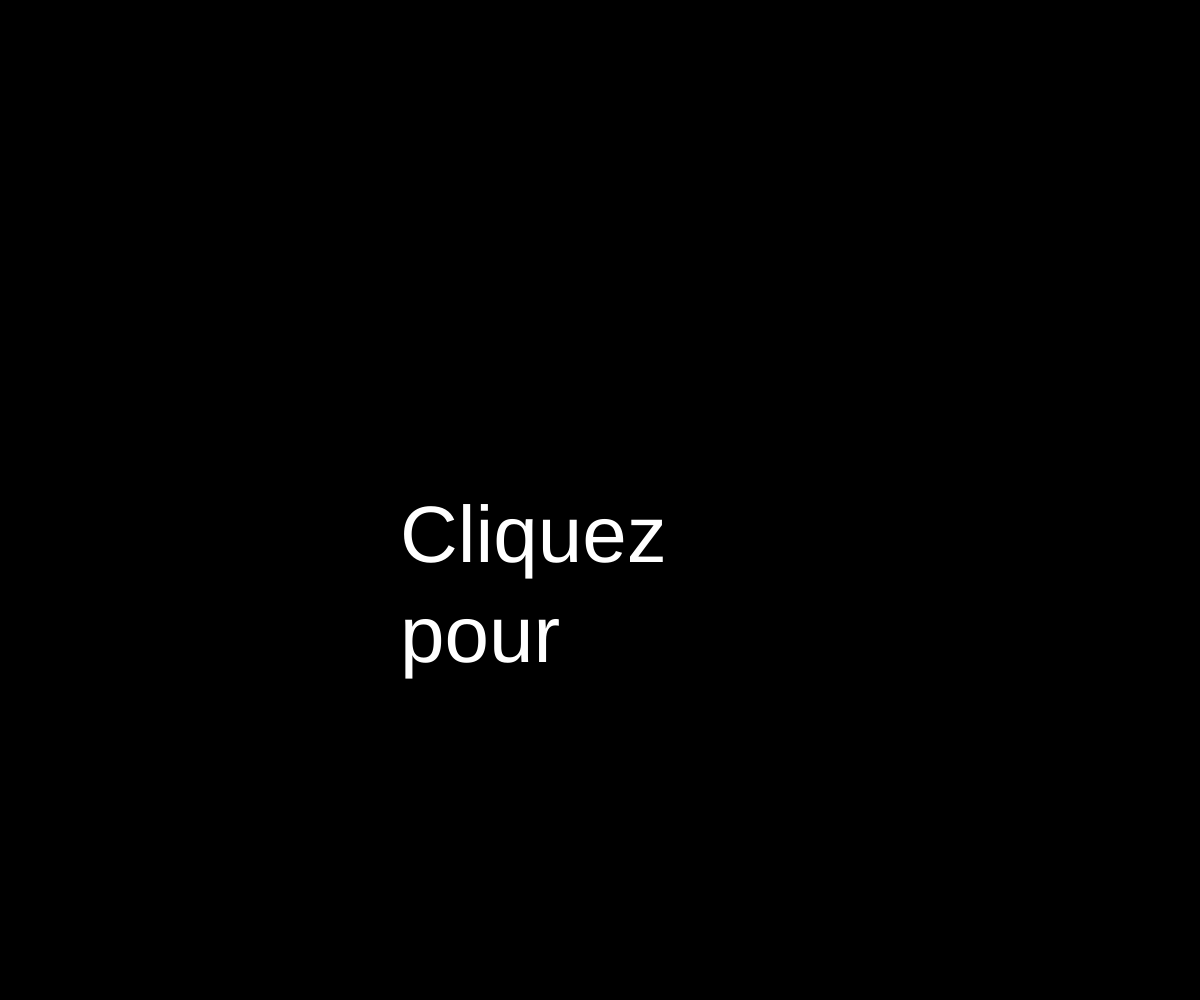
Frame 1 (no input)
Frame 60 (no input): identical to frame 1, image omitted
Frame 120 (the mouse pressed at the canvas centre since frame 60): identical to frame 1, image omitted

The p5.js sketch that drew this single still picture (run headless with seeded random() and noise() and a simulated clock; from frame 60 on, the mouse is pressed at the canvas centre):

// p5.js sketch
// ── sketch.js
var snowflakes = [];
var numParticles = 100;
var mrSnow;
var missChara;
var time = 0;

var scenes = 0;
var isQuestion = false;
var points = 0;
var end = 0;

var interimAlpha = 100;

var questionPlusXmin;
var questionPlusXmax;
var questionMinusXmin ;
var questionMinusXmax ;
var questionYmin;
var questionYmax ;
var fadeOutTime = 60;
var animation1;
var animation2;
var animation3;

function setup() {
  // put setup code here
  createCanvas(windowWidth,windowHeight);
  background(0);
  frameRate(30);
  for (let i =0; i<numParticles; i++){
    snowflakes.push(new Snowflake());
  }
  mrSnow = new MrSnow();
  missChara = new MissChara();

  questionPlusXmin = width/2-width*0.15;
  questionPlusXmax = width/2;
  questionMinusXmin =  width/2+15;
  questionMinusXmax = width/2+width*0.15+15;
  questionYmin = height*0.25;
  questionYmax = height*0.25+height/5;

}


function draw() {

  if (scenes ==0){
    startScreen();
  }
  if (scenes==1){
    reveil();
  } else if (scenes==2){
    interm1();
  } else if (scenes == 3){
    rencontre();
  }else if (scenes == 4){
    intem2();
  } else if (scenes == 5){
    questionement();
  } else if (scenes == 6){
    intem3();
  } else if (scenes == 7){
    retour();
  } else if (scenes == 8){
    final();
  }
}

function windowResized() {
  resizeCanvas(windowWidth, windowHeight);
}

function addSnow(){
  for (let i =0; i<50; i++){
    snowflakes.push(new Snowflake());
  }
}
//scenes = 0
function startScreen(){
  background(0);
  fill(255);
  textSize(height*0.08);
  text("Cliquez pour commencer.", width/3,height/2,width/3, height/4);
}


var scene1TextNum = 0;
var scene1Text = ["Encore… ",
"Chaque matin la même chose.",
"Le même réveil.",
"Le même vide et la même sensation.",
"Comme une pulsation.",
"C'est comme si mes sens ne répondaient plus.",
"Ma perception entière est une oscillation scintillante.",
"Je ne suis plus que pulsation.",
"Une fois de plus la neige tombe.",
"La neige me procure une sensation:",
"Il y a toujours une part d'inconnu, comme si je partageai ma conscience avec le chaos.",
"Cette situation m'apparaît de plus en plus:"];
var scene1IsClickable = false;
//scene = 1
function reveil(){
  if (scene1TextNum==12){
    scene1IsClickable = false;
    scenes = 2;
    time = 0;
    animation1 = new anim1(points);
    addSnow();
  } else{

  background(0);
  if (time<200){
    fill(255,time+55);
    textFont("Courrier");
    textSize(height*0.04);
    text("Instant cherche éternité pour former un nouvel espace.", width/3,height/2,width/3, height/4);
    time+=1;
  } else{
  scene1IsClickable = true;


    textbox("Mademoiselle Kara:",scene1Text[scene1TextNum]);

  if  (scene1TextNum >= 4){
    missChara.update();
    missChara.display();
  }
  if (scene1TextNum>7){
    for (let i =0; i<snowflakes.length; i++){
      snowflakes[i].update();
      snowflakes[i].display();
    }
  }
  if(scene1TextNum==9){
    isQuestion = true;
    quest("de bien-être", "glaçante");
  } else if  (scene1TextNum==11){
      isQuestion = true;
      quest("accueillante", "chaleureuse");
    }


}
}
}



var scene2TextNum = 0;
var scene2Text =[
"Je sais qu'il ne va tarder.",
"Il revient toujours.",
"Sa présence dans cette pénombre me rassure et me réconforte.",
"J'appréhende ce moment et aimerai pouvoir m'enfuir une fois pour toute."
];
var scene2IsClickable = false;
//scene = 2
function interm1(){
  if (scene2TextNum>=3){
    scenes = 3;
    time = 0;
    missChara.amp += 10;
    missChara.pulseFrequency+=0.05;
    missChara.isNoisy = true;
  } else{
  if (time<fadeOutTime){
    background(0,15);
    time+=1;
  } else{

    background(0,interimAlpha);
    animation1.update();
    animation1.display();
    scene2IsClickable = true;
    if (scene2TextNum<2){
      textbox("Mademoiselle Kara:",scene2Text[scene2TextNum]);
  } else if (points>=0){
    textbox("Mademoiselle Kara:",scene2Text[2]);
  } else {
    textbox("Mademoiselle Kara:",scene2Text[3]);
  }
  }
}
}

var scene3TextNum = 0;
var scene3Text =[
"Le revoilà.",
"Je ne sais même pas si il a un nom. Mais j'avais décidé de l'appeler Yuki.",
"Il semble que tu ne puisses pas te passer de moi.",
"Cette neige ne semble pas vouloir s'arrêter.",
"Ecoute, nous ferons mieux de résonner ensemble.",
"Dis moi comment te sens-tu?",
"Crois tu vraiment que tous cela peux continuer.",
"Il va bien falloir que tu trouves une solution.",
"Souviens toi de ce matin d'hiver.",
"Qu'a t-il pu se passer pour que tu ne puisses plus échapper à ta propre âme?",
"Dis-moi ce que tu ressens?"
]
var scene3IsClickable = false;
//scene = 3
function rencontre(){
  if (scene3TextNum>=11){
    scenes = 4;
    time = 0;
    animation2 = new anim2(points);
    addSnow();
  } else{

  if (time<fadeOutTime){
    background(0,15);
    time+=1;
  } else{
    background(0);
    missChara.update();
    missChara.display();
    for (let i =0; i<snowflakes.length; i++){
      snowflakes[i].update();
      snowflakes[i].display();
    }
    scene3IsClickable = true;
    if (scene3TextNum<2){


      textbox("Mademoiselle Kara:",scene3Text[scene3TextNum]);
    } else{
      mrSnow.display();
      textbox("Yuki:",scene3Text[scene3TextNum]);
      if(scene3TextNum==5){
        isQuestion = true;
        quest("content de te revoir", "confus");
      } else if(scene3TextNum==10){
        isQuestion = true;
        quest("du réconfort", "un vide profond");
      }
    }
  }
}
}




var scene4TextNum = 0;
var scene4Text =[
  "Pourquoi cela m'arrive toujours à moi?" ,
  "Suis-je seul dans mon propre monde?",
  "Heureusement que Yuki est là. Grâce à lui, je pense pouvoir résoudre ce mystère.",
  "J'appréhende ce moment et aimerai pouvoir m'enfuir une fois pour toute.",
  "Je crois de moins en moins que cette expérience m'apportera quoi que ce soit."
];
var scene4IsClickable = false;

//scene = 4
function intem2(){
  if (scene4TextNum>=3){
    scenes = 5;
    time = 0;
    missChara.amp += 10;
    missChara.octave += 1;
    missChara.pulseFrequency+=0.05;
  } else{
  if (time<fadeOutTime){
    background(0,15);
    time+=1;
  } else{

    background(0,100);
    animation2.update();
    animation2.display();
    scene4IsClickable = true;
    if (scene4TextNum<2){
      textbox("Mademoiselle Kara:",scene4Text[scene4TextNum]);
  } else if (points>0){
    textbox("Mademoiselle Kara:",scene4Text[2]);
  } else if (points<0){
    textbox("Mademoiselle Kara:",scene4Text[3]);
  } else {
    textbox("Mademoiselle Kara:",scene4Text[4]);
  }
  }
  }
}

var scene5TextNum = 0;
var scene5Text =[
  "Si je ressens ces pulsations, c'est que je dois forcement être:",
  "Chaque jour je me plis à la conformité. Je vis le rêve des autres.",
  "Comme si ma réalité se diffuse peu à peu comme ces flocons de neige qui vagabondent.",
  "Comment pourrai-je connaître ma propre réalité?",
  "Suis je bien plus qu'un désir ou ne suis-je que les sensations qui m'animent?",
  "Yuki, es tu parti?",
  "Je suis que tu reviendra.",
  "Il faut absolument que je:"
];
var scene5IsClickable = false;
//scene = 5
function questionement(){
  if (scene5TextNum>=8){
    scenes = 6;
    time = 0;
    animation3 = new anim3(points);
    addSnow();
  } else{

  if (time<fadeOutTime){
    background(0,15);
    time+=1;
  } else{
    background(0);
    missChara.update();
    missChara.display();
    for (let i =0; i<snowflakes.length; i++){
      snowflakes[i].update();
      snowflakes[i].display();
    }
    scene5IsClickable = true;


      textbox("Mademoiselle Kara:",scene5Text[scene5TextNum]);
      if(scene5TextNum==0){
        isQuestion = true;
        quest("dans un rêve", "dans une réalité");
      } else if(scene5TextNum==7){
        isQuestion = true;
        quest("reste dans cet état", "me réveille");
      }

    }
  }
}

var scene6TextNum = 0;
var scene6Text =[
  "Pourquoi cela m'arrive toujours à moi?" ,
  "Suis-je seul dans mon propre monde?",
  "Comment le néant peut-il continuer à me poursuivre de cette façon.",
  "Ai-je bien mérité tout cela?",
  "Yuki va revenir. Il me manque déjà. Est-il vrai que nous pouvons nous unir?",
  "Yuki va revenir. Je lui fais de moins en moins confiance.",
  "Je veux me réveiller."
];
var scene6IsClickable = false;

//scene = 6
function intem3(){
  if (scene6TextNum>=3){
    scenes = 7;
    time = 0;
    missChara.amp += 10;
    missChara.octave += 1;
    missChara.pulseFrequency+=0.05;
  } else{
  if (time<fadeOutTime){
    background(0,15);

    time+=1;
  } else{

    background(0,interimAlpha);
    animation3.update();
    animation3.display();
    scene6IsClickable = true;
    if (scene6TextNum<2){
      textbox("Mademoiselle Kara:",scene6Text[scene6TextNum]);
  } else if (points>1){
    textbox("Mademoiselle Kara:",scene6Text[2]);
  } else if (points<-1){
    textbox("Mademoiselle Kara:",scene6Text[3]);
  } else {
    textbox("Mademoiselle Kara:",scene6Text[4]);
  }
  }
  }
}

var scene7TextNum = 0;
var scene7Text =[
  "Nous ne changerons pas.",
  "Es-tu enfin prêt m'accepter et à t'accepter?",
  "Tu ne crois pas en moi.",
  "Ne suis-je vraiment que nuisance pour toi?",
  "Il va falloir faire un choix.",
  "Es tu prêt à croire en nous?"
];
var scene7IsClickable = false;
//scene = 7
function retour(){
  if (scene7TextNum>=2){
    scenes = 8;
    time = 0;
  } else{

  if (time<fadeOutTime){
    background(0,15);
    time+=1;
  } else{
    background(0);
    missChara.update();
    missChara.display();
    mrSnow.display();
    for (let i =0; i<snowflakes.length; i++){
      snowflakes[i].update();
      snowflakes[i].display();
    }
    scene7IsClickable = true;
      if(points>1){
        textbox("Yuki:",scene7Text[scene7TextNum]);
        if(scene7TextNum==1){
          isQuestion = true;
          quest("Oui", "Non");
        }
      } else if(points<-1){
        if (scene7TextNum==0){
        textbox("Yuki:",scene7Text[2]);
      } else {
          textbox("Yuki:",scene7Text[3]);
          isQuestion = true;
          quest("Oui", "Non");
        }
      } else {
        if (scene7TextNum==0){
        textbox("Yuki:",scene7Text[4]);
      } else {
          textbox("Yuki:",scene7Text[5]);
          isQuestion = true;
          quest("Oui", "Non");
        }
      }

    }
  }
}

//scene = 8
function final(){
  if (time<fadeOutTime){
    background(0,15);

  } else if (time<4*fadeOutTime) {

    if (end==0){//fusion
      background(0);
      textbox("","Nous resterons ensemble pour un instant éternel.");
      finalPositive();
      missChara.update();
      missChara.display();
      mrSnow.display();
    } else if (end == 1){//neutral
      background(0,15);

      if(time%10==0){

        noStroke();
        let w = random(width/10,width/2);
        for (let i = 0;i<10;i++){
        fill(25*i);
        ellipse(width/2,height/2, w+3*(10-i));
      }
    }

      textbox("","Ceci n'est qu'un rêve, je peux enfin me réveiller.");
    }else{//destruction
      background(0,3);

      mrSnow.speak = false;
      finalNegative();
      mrSnow.display();

      textbox("","Cela ne peut plus durer. Tu dois partir Yuki, je ne veux plus te revoir.");
    }
  } else if (time<5*fadeOutTime){
    background(0,15);

  }else {
    background(0);
    fill(255);
    textSize(height*0.1);
    text("Fin", width/2,height/2);

  }
  time+=1;
}

var numOfAdd = 0;
function finalNegative(){

  mrSnow.position = createVector(width/2,height/3);
  mrSnow.w = height/40;
  mrSnow.h = height/20;

  for (let j = 0;j<numOfAdd;j++){
    mrSnow.w*=0.95;
    mrSnow.h *= 0.95;
  }
  numOfAdd +=1;

}

function finalPositive(){
  missChara.originalPos[0]= createVector(width/2,height/3);
  for(let i = 1; i<missChara.positions.length; i++){
    let x = width/2+100*cos(i*PI/3);
    let y = height/3+100*sin(i*PI/3);
    missChara.originalPos[i]= createVector(x,y);

  }
  missChara.maxAlpha = 70;
  missChara.isNoisy = true;
  mrSnow.position = createVector(width/2,height/3);
}




function mouseClicked(){
  if (scenes == 0) scenes+=1;
  if (scenes == 1 && scene1IsClickable && !isQuestion) scene1TextNum+=1;
  if (scenes == 2 && scene2IsClickable && !isQuestion) scene2TextNum+=1;
  if (scenes == 3 && scene3IsClickable && !isQuestion) scene3TextNum+=1;
  if (scenes == 4 && scene4IsClickable && !isQuestion) scene4TextNum+=1;
  if (scenes == 5 && scene5IsClickable && !isQuestion) scene5TextNum+=1;
  if (scenes == 6 && scene6IsClickable && !isQuestion) scene6TextNum+=1;
  if (scenes == 7 && scene7IsClickable && !isQuestion) scene7TextNum+=1;
  if (isQuestion){
    if (mouseX > questionPlusXmin&& mouseX < questionPlusXmax &&
       mouseY > questionYmin && mouseY< questionYmax){
      if (scenes == 7) {
        scene7TextNum+=1;
        if (points>1) {
          end=0;
        } else if (points<-1) {
          end=1;
        }else {
          end=0;
        }
      }
      points+=1;
      isQuestion = false;
      if (scenes == 1) scene1TextNum+=1;
      if (scenes == 3) scene3TextNum+=1;
      if (scenes == 5) scene5TextNum+=1;

    }else if (mouseX > questionMinusXmin&& mouseX < questionMinusXmax &&
       mouseY > questionYmin && mouseY< questionYmax){
         if (scenes == 7) {
           scene7TextNum+=1;
           if (points>1) {
             end=1;
           } else if (points<-1) {
             end=2;
           }else {
             end=2;
           }
         }
      points-=1;
      isQuestion = false;
      if (scenes == 1) scene1TextNum+=1;
      if (scenes == 3) scene3TextNum+=1;
      if (scenes == 5) scene5TextNum+=1;

  }
}
}


//Question
function quest(option1, option2){
  let y = height*0.25;
  let x = width/2;
  let w = width*0.15;
  let h = height*0.15;
  fill(120);
  rect(x-w-5,y-5,w+10, h+10,20);
  rect(x+15-5,y-5,w+10, h+10,20);
  if (mouseX>x-w && mouseX<x && mouseY>y &&mouseY<y+h){
    fill(155);
  } else {
    fill(0);
  }
  rect(x-w,y,w, h,20);
  if (mouseX>x+15 && mouseX<x+w+15 && mouseY>y &&mouseY<y+h){
    fill(155);
  } else {
    fill(0);
  }
  rect(x+15,y,w, h,20);
  fill(255);
  textFont('Arial');
  textSize(h*0.2);
  text(option1, x-w+10, y+10, w-20, h-20);
  text(option2, x+15+10, y+10, w-20, h-20);
}


//textbox
function textbox(n, t){
  rectMode(CORNER);
  fill(255);
  let x = width*0.29;
  let y = height*0.65;
  let w = width*0.45 ;
  let h = height/4;

  rect(x-5,y-5,w+10, h+10,20);

  fill(0);
  rect(x,y,w, h,20);
  fill(255);
  textFont('Arial');
  textSize(h*0.2);
  text(n, x+10, y+10, w-20, h-20);
  fill(255);
  textFont("Courrier");
  textSize(h*0.15);
  text(t, x+10, y+52, w-20, h-20);
}



//Mademoiselle Kara
var MissChara = function(){
  this.positions = [];
  this.positions.push(createVector(width/5,height/2));
  this.originalPos = [];
  this.originalPos.push(createVector(width/5,height/2));
  this.sizes = [];
  this.sizes.push(15);
  for (let i=1;i<7;i++){
    this.sizes.push(15);
    let x = width/5+100*cos(i*PI/3);
    let y = height/2+100*sin(i*PI/3);
    this.positions.push(createVector(x,y));
    this.originalPos.push(createVector(x,y));
  }
  this.isNoisy = false;
  this.amp = 0;
  this.syncInPulse = 1;
  this.pulseFrequency = 0.2;
  this.octave = 7;
  this.t = 0;
  this.maxAlpha = 200;
}

MissChara.prototype.update = function(){
  if (this.isNoisy){
for(let i = 0; i<this.positions.length; i++){

  this.positions[i].x = this.originalPos[i].x+ this.amp*(2*noise(this.t/100 + i)-1);
  this.positions[i].y = this.originalPos[i].y + this.amp*(2*noise(this.t/100+i*2)-1);
  }
}

  this.t+=1;
}

MissChara.prototype.display = function(){
fill(255,50*sin(this.t*this.pulseFrequency)+this.maxAlpha);
ellipse(this.positions[0].x,this.positions[0].y,this.sizes[0],this.sizes[0]*1.2);
for(let i = 1; i<this.positions.length; i++){
  if (scenes ==1){
    strokeWeight(5 +4*sin(sin(this.t/2*this.pulseFrequency)));
    stroke(255,70*sin(this.t/2*this.pulseFrequency)+this.maxAlpha);
  } else{
    strokeWeight(5 +4*sin(sin(i*this.t/this.octave*this.pulseFrequency)));
    stroke(255,70*sin(i*this.t/this.octave*this.pulseFrequency)+this.maxAlpha);
  }
  line(this.positions[0].x,this.positions[0].y,this.positions[i].x,this.positions[i].y );
  if( i<this.positions.length-1){
    line(this.positions[i+1].x,this.positions[i+1].y,this.positions[i].x,this.positions[i].y );
  }
  noStroke();
  ellipse(this.positions[i].x,this.positions[i].y,this.sizes[i]);
  }
    strokeWeight(5 +4*sin(sin(this.t/2*this.pulseFrequency)));
    stroke(255,70*sin(this.t/2*this.pulseFrequency)+this.maxAlpha);

  line(this.positions[this.positions.length-1].x,this.positions[this.positions.length-1].y,
   this.positions[1].x,this.positions[1].y );
   noStroke();
}

//Mr. Snow
var MrSnow = function(){
  this.position = createVector(width/5*4,height/3);
  this.w = height/40;
  this.h = height/20;
  this.t = 0;
  this.pulseFrequency = TWO_PI*0.5;
  this.alphaFactor = 18;
  this.speak = true;
}

MrSnow.prototype.display= function(){
noStroke();
rectMode(CENTER);
if(this.speak){
fill(255,this.alphaFactor*10*sin(this.pulseFrequency*this.t));
} else{
  fill(0);
}
rect(this.position.x,this.position.y,this.w,this.h);
  for (let i = 1 ;i<10;i++){
    fill(255,this.alphaFactor*(9-i)*noise(this.t/10+i*0.007));
    rect(this.position.x+i*this.w,this.position.y,this.w,this.h*i);
    rect(this.position.x-i*this.w,this.position.y,this.w,this.h*i);
    rect(this.position.x,this.position.y+i*this.w+this.h/2,this.h*i+this.w,this.h);
    rect(this.position.x,this.position.y-i*this.w-this.h/2,this.h*i+this.w,this.h);
  }
  this.t += 0.1;
}


//individual snowflake function
var Snowflake = function(){
  this.acceleration = createVector(0, random(0.03, 0.07));
  this.velocity = createVector(0, random(0.5, 1));
  this.size = this.acceleration.y*this.acceleration.y*2000;
  this.position = createVector(random(0,width),random(-this.size,-200));
  this.wind = false;
  this.t = random(0,100);
  this.transparency = random(1,100);
  this.windStrength = createVector(0.1,0);
}

Snowflake.prototype.ChangeWind= function(){
    this.wind = !this.wind;
}

Snowflake.prototype.update= function(){
  //adds gravity
  this.velocity.add(this.acceleration);
  //adds wind
  if (this.wind){
    this.velocity.add(this.windStrength);
  }

  //adds random motion
  this.position.add(this.velocity);
  if(this.position.y>height+1.5*this.size){
    this.reset();
  }
  this.position.x += this.size*(noise(this.t)-0.5);
  this.position.y += 10*(noise(this.t)-0.5);
  this.t+=0.01;
}

Snowflake.prototype.display= function(){
  noStroke();
  fill(255,this.transparency);
  ellipse(this.position.x,this.position.y,this.size);

}

Snowflake.prototype.reset = function(){
  this.acceleration = createVector(0, random(0.03, 0.07));
  this.velocity = createVector(0, random(0.5, 1));
  this.size = this.acceleration.y*this.acceleration.y*2000;
  this.position = createVector(random(0,width),random(-10,-60));
  this.wind = false;
  this.t = random(0,100);
  this.transparency = random(1,100);
  this.windStrength = createVector(0,0);
}

var anim1 = function(points){
  this.points = points;
  this.t = 0;
	this.current = 0;
  this.num = 7;
  this.pos = [];
	this.center = createVector(width/2,height/3);
  this.radius = height/5;
  for (let i =0;i<this.num;i++){
    if (points<0){
      this.pos.push(createVector(this.center.x,this.center.y));
    } else {
      let angle = TWO_PI * i/this.num;
      this.pos.push(createVector(this.center.x+this.radius*cos(angle),
								 this.center.y+this.radius*sin(angle)));
    }
  }
	this.size = width/30;

	this.finished = false;
	this.pulseTime = 0;
}

anim1.prototype.update = function () {
	let angle = TWO_PI * this.current/this.num;
  if (this.points<0){
	this.pos[this.current] =
		createVector(this.center.x+this.radius*cos(angle)*this.t*this.t*this.t,
								 this.center.y+this.radius*sin(angle)*this.t*this.t*this.t);
  } else {
    this.pos[this.current] =
      createVector(this.center.x+this.radius*cos(angle)*(1-this.t*this.t*this.t),
                   this.center.y+this.radius*sin(angle)*(1-this.t*this.t*this.t));
  }
	if(this.t<1){
		this.t+=0.03;
	} else{


		if(this.current<this.num-1){
			//this.finished = true;
			this.t=0;
			this.current+=1;
		}
	}
};

anim1.prototype.display = function () {
	if(!this.finished){
	 for (let i =0;i<=this.current;i++){
		fill(255,100+55*(2*cos((i+1)*this.pulseTime))+1);
		 rectMode(CENTER);
    rect(this.pos[i].x, this.pos[i].y,this.size,this.size);
  }
	this.pulseTime +=0.01;
	}
};

var anim2 = function(points){
  this.points = points;
  this.t = 0;
	this.current = 0;
  this.num = 7;
  this.pos = [];
	this.center = createVector(width/2,height/3);
  this.radius = [];
	this.size = width/30;
  for (let i =0;i<this.num;i++){
		this.radius.push(0);
		if (this.points==0){
			this.pos.push(createVector(this.center.x+(i-this.num/2)*(this.size), this.center.y));
		} else {
      this.pos.push(createVector(this.center.x, this.center.y));
		}
  }

	this.finished = false;
	this.pulseTime = 0;
	this.alphaTime = 0;
}

var anim2 = function(points){
  this.points = points;
  this.t = 0;
	this.current = 0;
  this.num = 7;
  this.pos = [];
	this.center = createVector(width/2,height/3);
  this.radius = [];
	this.size = width/30;
  for (let i =0;i<this.num;i++){
		this.radius.push(0);
		if (this.points==0){
			this.pos.push(createVector(this.center.x+(i-this.num/2)*(this.size), this.center.y));
		} else {
      this.pos.push(createVector(this.center.x, this.center.y));
		}
  }

	this.finished = false;
	this.pulseTime = 0;
	this.alphaTime = 0;
}

anim2.prototype.update = function () {
	let angle = TWO_PI * this.current/this.num;
  if (this.points>0){
		this.radius[this.current] = height/5*this.t;
    this.pos[this.current] =
			createVector(this.center.x+cos(TWO_PI*this.t*2)*this.radius[this.current],
                   this.center.y+sin(TWO_PI*this.t*2)*this.radius[this.current]);
	}
	if(this.t<1){
		this.t+=0.02;
	} else{


		if(this.current<this.num-1){
			//this.finished = true;
			this.t=0;
			this.current+=1;
		}
	}
	for (let i =0;i<=this.current;i++){
		if (this.points>0){
    this.pos[i].x+=(2*noise(this.pulseTime+i*10)-1)/2;
		this.pos[i].y+=(2*noise(this.pulseTime+i)-1)/2;
		} else if (this.points<0){
			this.pos[i].x+=5*(2*noise(this.pulseTime+i*10)-1);
			this.pos[i].y+=5*(2*noise(this.pulseTime+i)-1);
		}
  }
	this.pulseTime+=0.03;
};

anim2.prototype.display = function () {
	if(!this.finished){
	 for (let i =0;i<=this.current;i++){
		 if (this.points==0){
			 fill(255,255*noise(this.pulseTime+i*0.1));
			  rectMode(CENTER);
    rect(this.pos[i].x, this.pos[i].y,this.size*noise(this.pulseTime+i*0.03),this.size*noise(this.pulseTime+i*0.03));
		 } else{
			fill(255,255*noise(this.pulseTime+i*10));
			  rectMode(CENTER);
    rect(this.pos[i].x, this.pos[i].y,this.size*noise(this.pulseTime+i*10),this.size*noise(this.pulseTime+i*10));
		 }

  }
	}
	this.alphaTime+=0.1;
};

var anim3 = function(points){
  this.points = points;
  this.t = 0;
	this.current = 0;
  this.num = 30;
  this.pos = [];
	this.center = createVector(width/2,height/5);
  this.amp = height/20;
	this.size = width/50;
  for (let i =0;i<this.num;i++){
			this.pos.push(createVector(-i*width/this.num, this.center.y));
  }

	this.finished = false;
	this.pulseTime = 0;
	this.alphaTime = 0;
}

anim3.prototype.update = function () {
	 for (let i =0;i<this.num;i++){
	this.pos[i].x+= 2;
		if (this.pos[i].x>width) this.pos[i].x = 0;
		 if (this.points!=0){
				this.pos[i].y = this.center.y+this.amp*sin(this.pos[i].x/30);
		 }
	 }

	this.pulseTime+=0.03;
};

anim3.prototype.display = function () {
	if(!this.finished){
 	 for (let i =0;i<this.num;i++){
		 fill(255,50+200*noise(this.alphaTime+i));
		rect(this.pos[i].x, this.pos[i].y,this.size,this.size);
		if (this.points<0) this.pos[i].y = this.center.y+this.amp*sin(3*this.pos[i].x/30);
		rect(this.pos[i].x, this.pos[i].y+this.amp*2.5,this.size,this.size);
		if (this.points<0) this.pos[i].y = this.center.y+this.amp*sin(5*this.pos[i].x/30);
		rect(this.pos[i].x, this.pos[i].y+this.amp*5,this.size,this.size);
		if (this.points<0)  this.pos[i].y = this.center.y+this.amp*sin(7*this.pos[i].x/30);
		rect(this.pos[i].x, this.pos[i].y+this.amp*7.5,this.size,this.size);

   }

	}
	this.alphaTime+=0.03;
};
